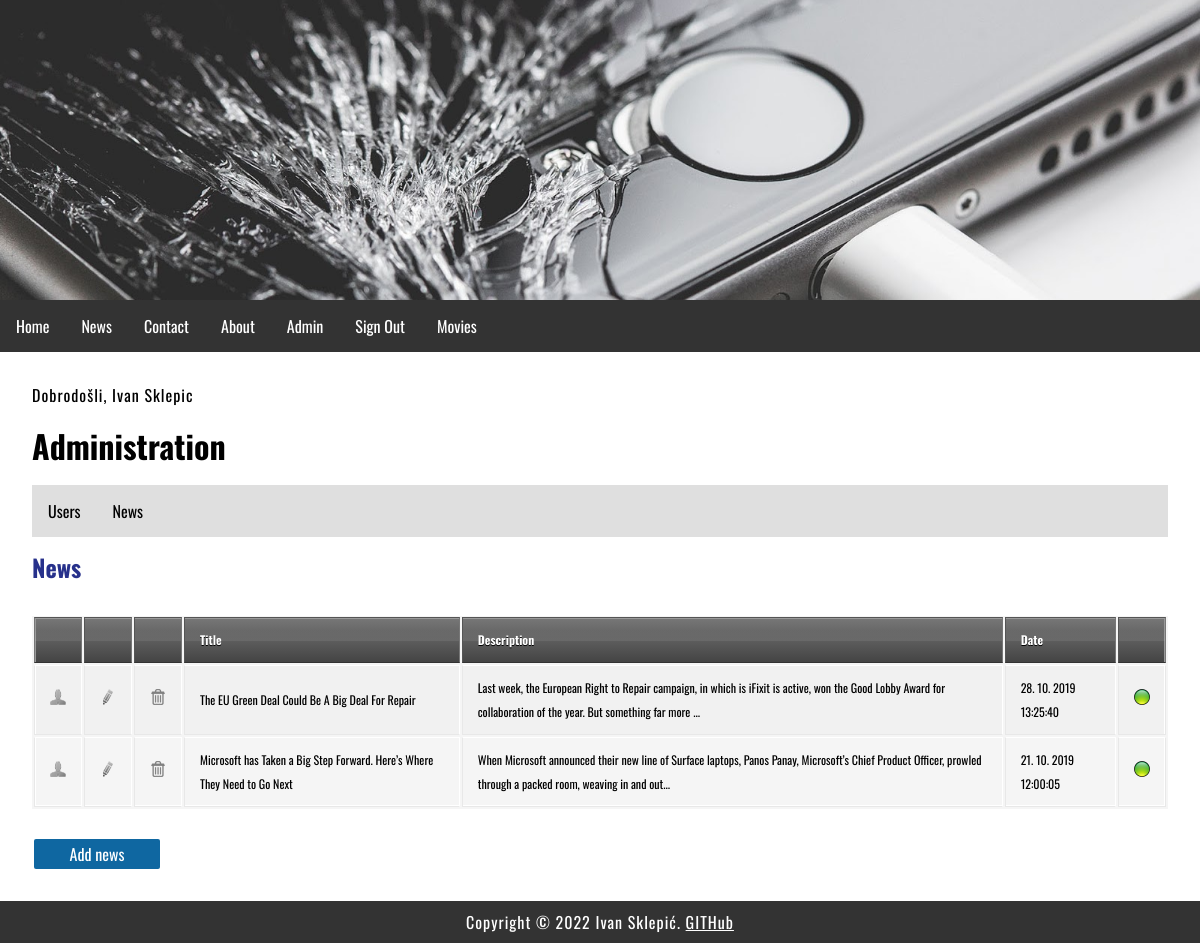
/index.php?menu=7&action=2 (signed in), run on the app's committed database.
### tables this page shows
CREATE TABLE `news` (
  `id` int(11) NOT NULL,
  `title` varchar(255) NOT NULL,
  `description` text NOT NULL,
  `date` timestamp NOT NULL DEFAULT CURRENT_TIMESTAMP ON UPDATE CURRENT_TIMESTAMP,
  `picture` varchar(255) NOT NULL,
  `archive` enum('Y','N') NOT NULL
);

### functions.php (called while the page is built)
<?php
	function pickerDateToMysql($pickerDate){
		$date = DateTime::createFromFormat('Y-m-d H:i:s', $pickerDate);
		return $date->format('d. m. Y H:i:s');
	}
?>

### admin/news.php (the view, shortened to what this page needs)
<?php
	if (isset($_GET['id']) && $_GET['id'] != '') {
		$query  = "SELECT * FROM news";
		$query .= " WHERE id=".$_GET['id'];
		$query .= " ORDER BY date DESC";
		$result = @mysqli_query($MySQL, $query);
		$row = @mysqli_fetch_array($result);
		print '
		<h2>News overview</h2>
		<div class="news">
			<img src="news/' . $row['picture'] . '" alt="' . $row['title'] . '" title="' . $row['title'] . '">
			<h2>' . $row['title'] . '</h2>
			' . $row['description'] . '
			<time datetime="' . $row['date'] . '">' . pickerDateToMysql($row['date']) . '</time>
			<hr>
		</div>
		<p><a href="index.php?menu='.$menu.'&amp;action='.$action.'">Back</a></p>';
	}
	else {
		print '
		<h2>News</h2>
		<div id="news">
			<table>
				<thead>
					<tr>
						<th width="16"></th>
						<th width="16"></th>
						<th width="16"></th>
						<th>Title</th>
						<th>Description</th>
						<th>Date</th>
						<th width="16"></th>
					</tr>
				</thead>
				<tbody>';
				$query  = "SELECT * FROM news";
				$query .= " ORDER BY date DESC";
				$result = @mysqli_query($MySQL, $query);
				while($row = @mysqli_fetch_array($result)) {
					print '
					<tr>
						<td><a href="index.php?menu='.$menu.'&amp;action='.$action.'&amp;id=' .$row['id']. '"><img src="img/user.png" alt="user"></a></td>
						<td><a href="index.php?menu='.$menu.'&amp;action='.$action.'&amp;edit=' .$row['id']. '"><img src="img/edit.png" alt="uredi"></a></td>
						<td><a href="index.php?menu='.$menu.'&amp;action='.$action.'&amp;delete=' .$row['id']. '"><img src="img/delete.png" alt="obriši"></a></td>
						<td>' . $row['title'] . '</td>
						<td>';
						if(strlen($row['description']) > 160) {
                            echo substr(strip_tags($row['description']), 0, 160).'...';
                        } else {
                            echo strip_tags($row['description']);
                        }
						print '
						</td>
						<td>' . pickerDateToMysql($row['date']) . '</td>
						<td>';
							if ($row['archive'] == 'Y') { print '<img src="img/inactive.png" alt="" title="" />'; }
                            else if ($row['archive'] == 'N') { print '<img src="img/active.png" alt="" title="" />'; }
						print '
						</td>
					</tr>';
				}
			print '
				</tbody>
			</table>
			<a href="index.php?menu=' . $menu . '&amp;action=' . $action . '&amp;add=true" class="AddLink">Add news</a>
		</div>';
	}
?>

### style.css (style rules this page uses)
body, html { font-family: 'Oswald', sans-serif; margin: 0; font-size: 16px; }
h1,h2 { margin: 0.5em 0; font-size: 2em; }
h2 { font-size: 1.5em; color: #27318b; }
main a { color: #27318b; text-decoration: none; }
p { margin: 1em 0; line-height: 1.4em; letter-spacing: 1px; }
img { width: 100%; }
.AddLink { -moz-border-radius: 2px; border-radius: 2px; -webkit-border-radius: 2px; color: #FFFFFF !important; display: block; background-color: #0f67a1; margin: 8px 2px; padding: 3px; width: 120px; text-align: center; }
table { background: #f5f5f5; border-collapse: separate; box-shadow: inset 0 1px 0 #fff; font-size: 12px; line-height: 24px; margin: 30px auto; text-align: left; width: 100%; }
th { background: url(http://jackrugile.com/images/misc/noise-diagonal.png), linear-gradient(#777, #444); border-left: 1px solid #555; border-right: 1px solid #777; border-top: 1px solid #555; border-bottom: 1px solid #333; box-shadow: inset 0 1px 0 #999; color: #fff; font-weight: bold; padding: 10px 15px; position: relative; text-shadow: 0 1px 0 #000; }
th:after { background: linear-gradient(rgba(255,255,255,0), rgba(255,255,255,.08)); content: ''; display: block; height: 25%; left: 0; margin: 1px 0 0 0; position: absolute; top: 25%; width: 100%; }
th:first-child { border-left: 1px solid #777; box-shadow: inset 1px 1px 0 #999; }
th:last-child { box-shadow: inset -1px 1px 0 #999; }
td { border-right: 1px solid #fff; border-left: 1px solid #e8e8e8; border-top: 1px solid #fff; border-bottom: 1px solid #e8e8e8; padding: 10px 15px; position: relative; transition: all 300ms; }
td:first-child { box-shadow: inset 1px 0 0 #fff; }
td:last-child { border-right: 1px solid #e8e8e8; box-shadow: inset -1px 0 0 #fff; }
tr { background: url(http://jackrugile.com/images/misc/noise-diagonal.png); }
tr:nth-child(odd) td { background: #f1f1f1 url(http://jackrugile.com/images/misc/noise-diagonal.png); }
tr:last-of-type td { box-shadow: inset 0 -1px 0 #fff; }
tr:last-of-type td:first-child { box-shadow: inset 1px -1px 0 #fff; }
tr:last-of-type td:last-child { box-shadow: inset -1px -1px 0 #fff; }

### data on the page
news: title "The EU Green Deal Could Be A Big Deal For Repair", description "Last week, the European Right to Repair campaign, in which is iFixit is active, won the Good Lobby Award for collaboration of the year. But something far more", date "28. 10. 2019 13:25:40"
news: title "Microsoft has Taken a Big Step Forward. Here’s Where They Need to Go Next", description "When Microsoft announced their new line of Surface laptops, Panos Panay, Microsoft’s Chief Product Officer, prowled through a packed room, weaving in and out", date "21. 10. 2019 12:00:05"

### other printed values
$_SESSION['message'] "Dobrodošli, Ivan Sklepic"
